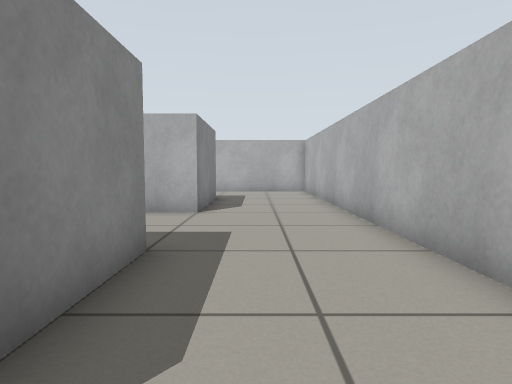
[1] (above)

20 first-person views from a walk through a robot-simulator world made for Gazebo. The camera is 0.56 m above the floor, tilts 4° down and sees 75° across. The floor is counted in squares, 0.5 m on a side. Each view is taken from the middle of a square. On the plan, view 1 faces up. The plan holds only what a view shows up to about 13 squares ahead; the rest is blank.

[2]
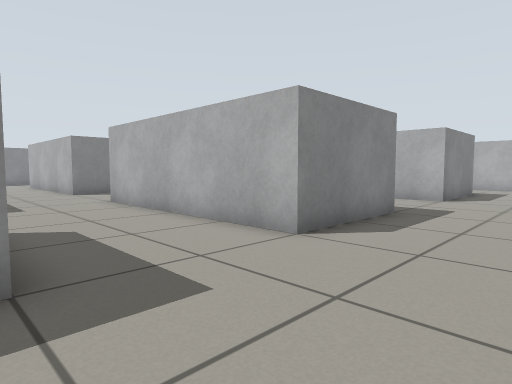

[3]
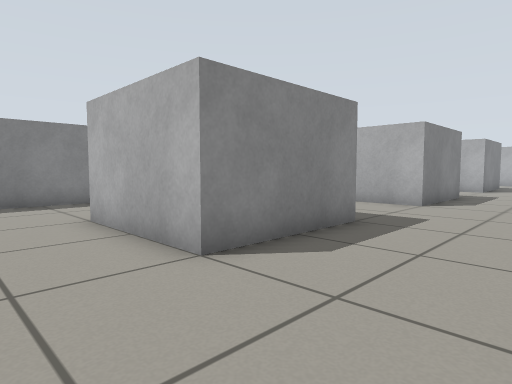

[4]
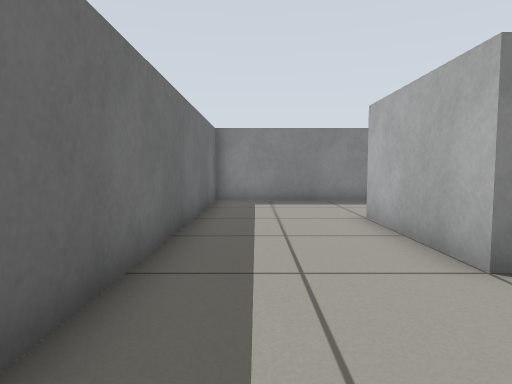

[5]
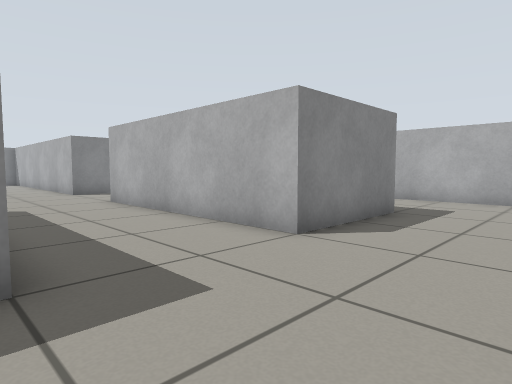

[6]
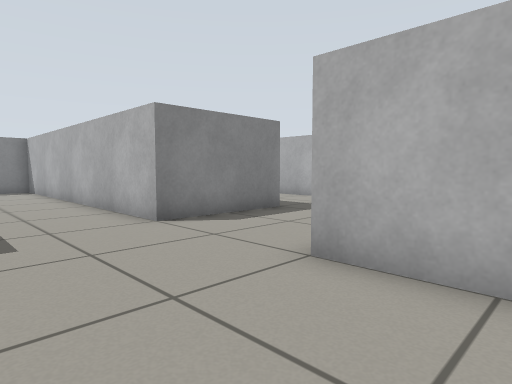

[7]
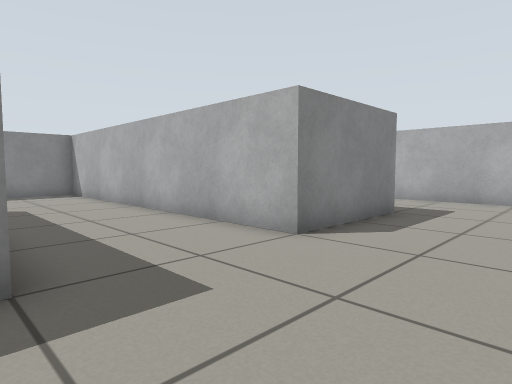

[8]
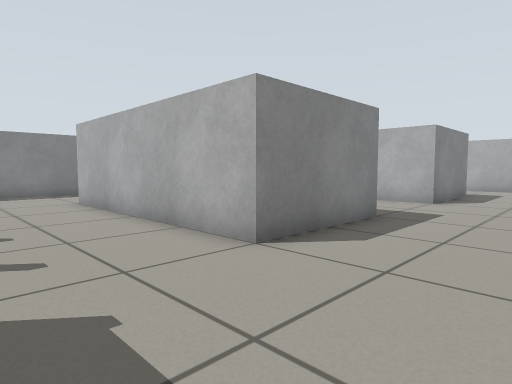

[9]
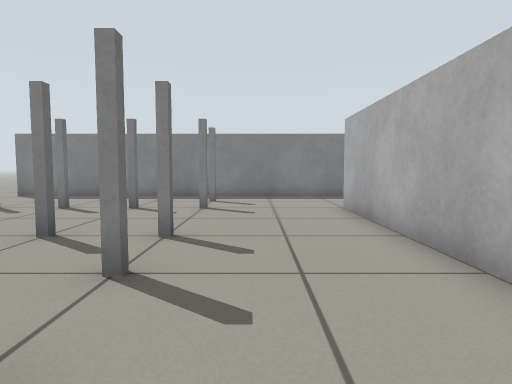

[10]
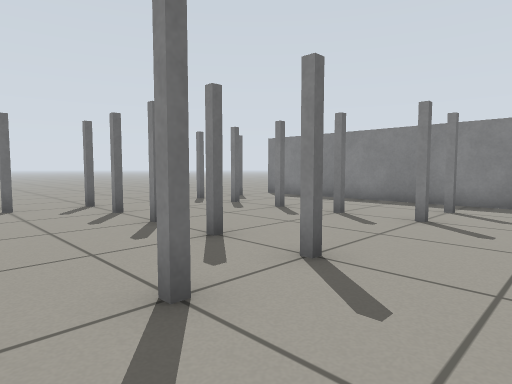

[11]
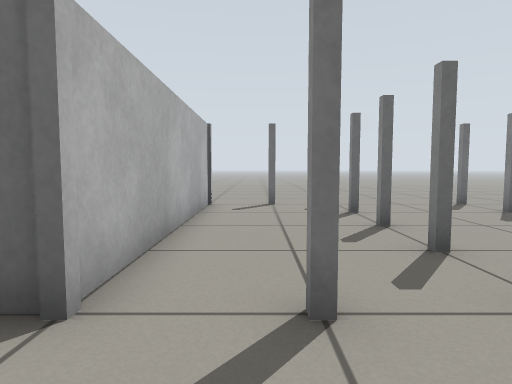

[12]
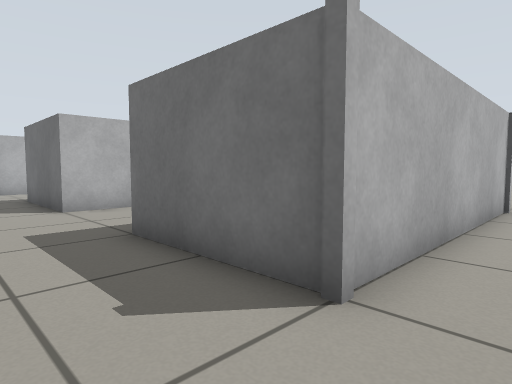

[13]
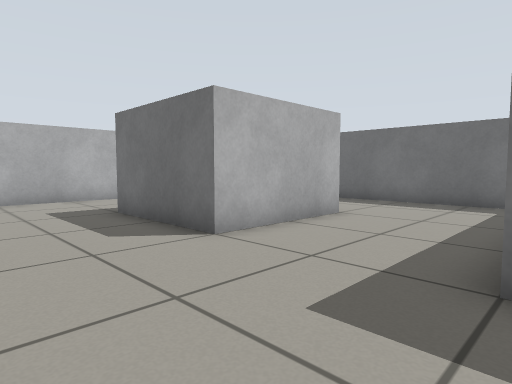

[14]
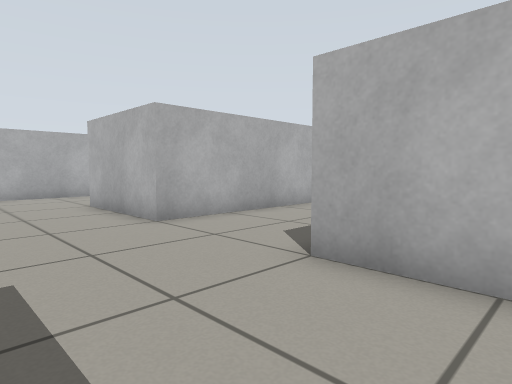

[15]
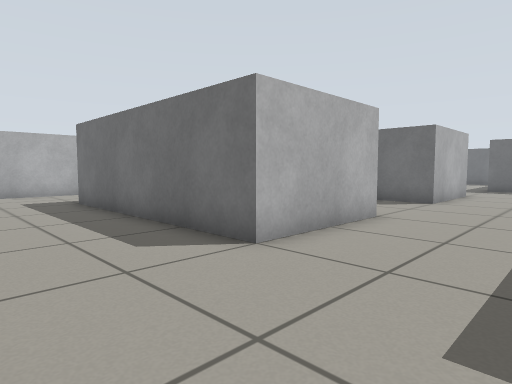

[16]
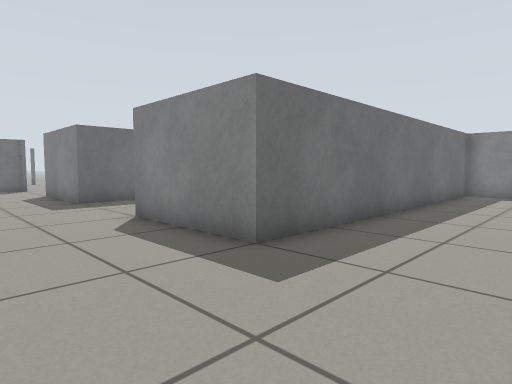

[17]
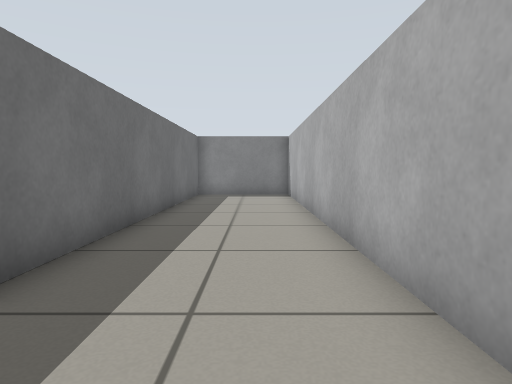

[18]
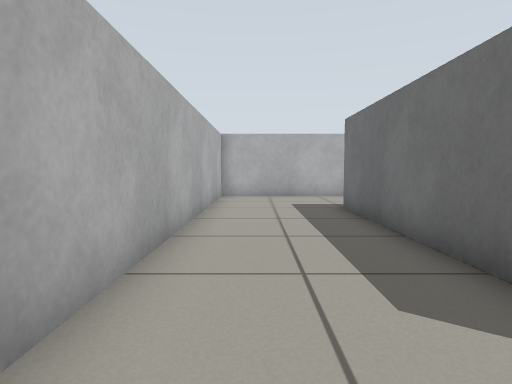

[19]
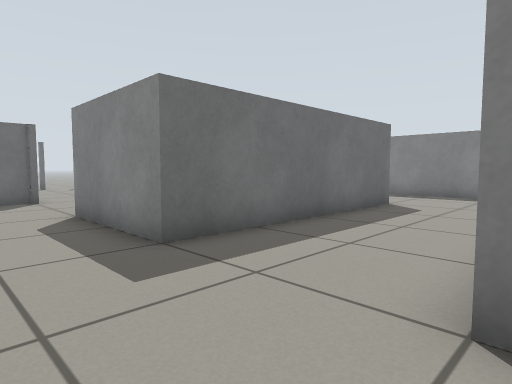

[20]
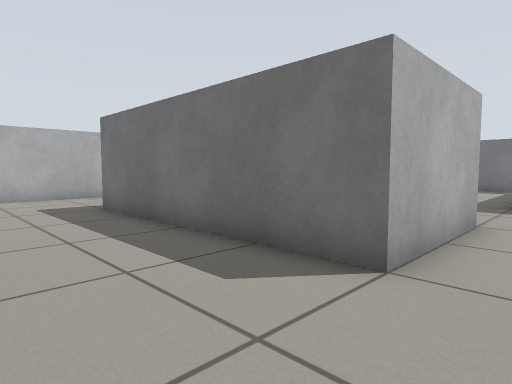

### Floor plan
Key: @ floor where view 1 was taken; # wall or solid block; . floor; B grey box; P pillar.
Columns run from 25 left of view 1 to 3 right of it. Each row starts with its distance up from view 1.
 17  ###########################
 16  ..........................#
 15  ...........................
 14 #...........................#
 13 #...........................#
 12 BBBBBBBBBBBB....BBBBBBBB....#
 11            B....B      B....#
 10            B....B      B....#
  9  BBBBBBBBBBB....BBBBBBBB....#
  8  ...........................#
  7 #...........................#
  6 #...........................#
  5 #...........................#
  4  ...BBBBBBBB....BBBBBBBB....#
  3            B....B      B....#
  2            B....B      B....
  1  ...BBBBBBBB....BBBBBBBB...
  0 #........................@..
 -1 #...........................
 -2 #...........................#
 -3 #PPPP..PPPPP................#
 -4 #PPPP..PPPP.BBBB....BBBB....#
 -5 #..PP..PP...B   ....B  B....#
 -6 #..PP..PP...B  B....B  B....
 -7 #..PP..PP...B  B....BBBB....
 -8 #..PP..PP...B  B............
 -9  ..PP..PP...B  B...........
-10  ..PP..PP...B  B.......... .
-11  ..PP..PPPPPB  B##########
-12   .PP..PPPPP
-13     ........

Where each view was taken, in squares from view 1:
view 1: 0 up, 0 right, facing up
view 2: 4 down, 2 right, facing up-left
view 3: 10 down, 2 right, facing up-left
view 4: 10 down, 2 right, facing left
view 5: 4 up, 2 right, facing up-left
view 6: 5 up, 7 left, facing up-left
view 7: 4 up, 10 left, facing up-left
view 8: 3 down, 10 left, facing up-left
view 9: 2 down, 12 left, facing left
view 10: 1 down, 14 left, facing down-left
view 11: 1 down, 15 left, facing down
view 12: 1 down, 15 left, facing down-right
view 13: 0 up, 10 left, facing down-right
view 14: 2 up, 13 left, facing up-right
view 15: 16 up, 13 left, facing down-right
view 16: 16 up, 10 left, facing down-left
view 17: 15 up, 11 left, facing left
view 18: 15 up, 11 left, facing right
view 19: 9 up, 11 left, facing down-left
view 20: 8 up, 11 left, facing down-right
